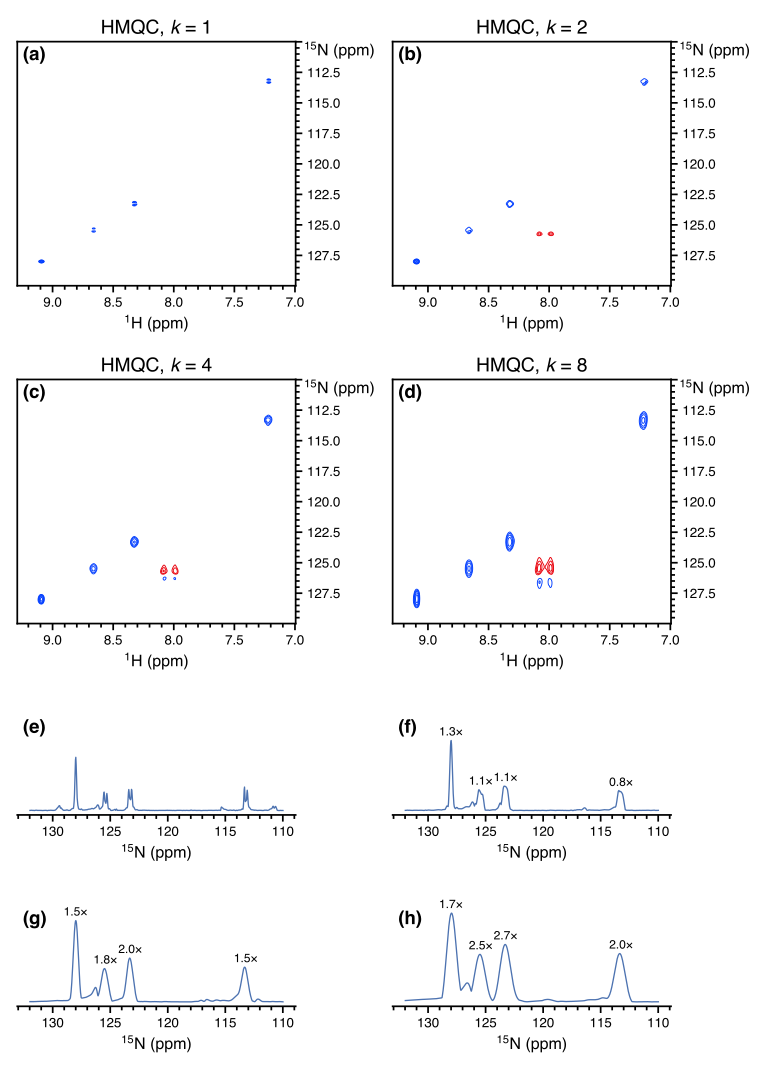

Write Python code to recreate this figure.
import numpy as np
from pathlib import Path
import penguins as pg
from penguins.private import nmrd
import matplotlib.pyplot as plt
plt.style.use(Path(__file__).parent / "helv.mplstyle")

path = nmrd() / "201017-7g-n15-sehsqc-full"
ks = [1, 2, 4, 8]
expnos = [12001, 13001, 14001, 15001]
dss = [pg.read(path, expno) for expno in expnos]

#######################################################################
# If we change to 2x4 then only this block of code needs to be modified.
#######################################################################
fig, axs = pg.subplots(4, 2, figsize=(8, 11.2),
                       gridspec_kw={"height_ratios": [2, 2, 0.8, 0.8]})
# Make these flat lists of the relevant axes, and the rest of the code will
# work.
axes_2d = [axs[0][0], axs[0][1], axs[1][0], axs[1][1]]
axes_1d = [axs[2][0], axs[2][1], axs[3][0], axs[3][1]]
#######################################################################

# Plot 2Ds
for ds, ax, k in zip(dss, axes_2d, ks):
    ds.stage(ax, levels=5e3, f1_bounds="110..130", f2_bounds="7..9.3")
    pg.mkplot(ax, title=f"HMQC, $k$ = {k}")
    pg.move_ylabel(ax, pos="topright")

# Plot 1D projections
for ds, ax, k in zip(dss, axes_1d, ks):
    ds.f1projp().stage(ax, bounds="110..132")
    pg.mkplot(ax)
# Set ylims to be the same
ymin, ymax = axes_1d[3].get_ylim()
for ax in axes_1d:
    ax.set_ylim((ymin, ymax))
# Calculate and display integrals
shifts = (113.23, 123.27, 125.43, 128.02)
margin = 0.2
ref_ints = np.array([dss[0].f1projp().integrate(peak=shift, margin=margin, mode="max")
                      for shift in shifts])
for ds, ax in zip(dss[1:], axes_1d[1:]):
    abs_ints = np.array([ds.f1projp().integrate(peak=shift, margin=margin, mode="max")
                         for shift in shifts])
    rel_ints = abs_ints / ref_ints
    for shift, abs_integ, rel_integ in zip(shifts, abs_ints, rel_ints):
        voffset = 2e3
        ax.text(x=shift, y=abs_integ+voffset, s=f"{rel_integ:.1f}×",
                fontsize=9, horizontalalignment="center")

pg.cleanup_axes()
pg.label_axes(axs, fstr="({})", fontweight="bold", fontsize=14)
# pg.show()
for filetype in [".png", ".svg"]:
    pg.savefig(str(Path(__file__)).replace(".py", filetype))
